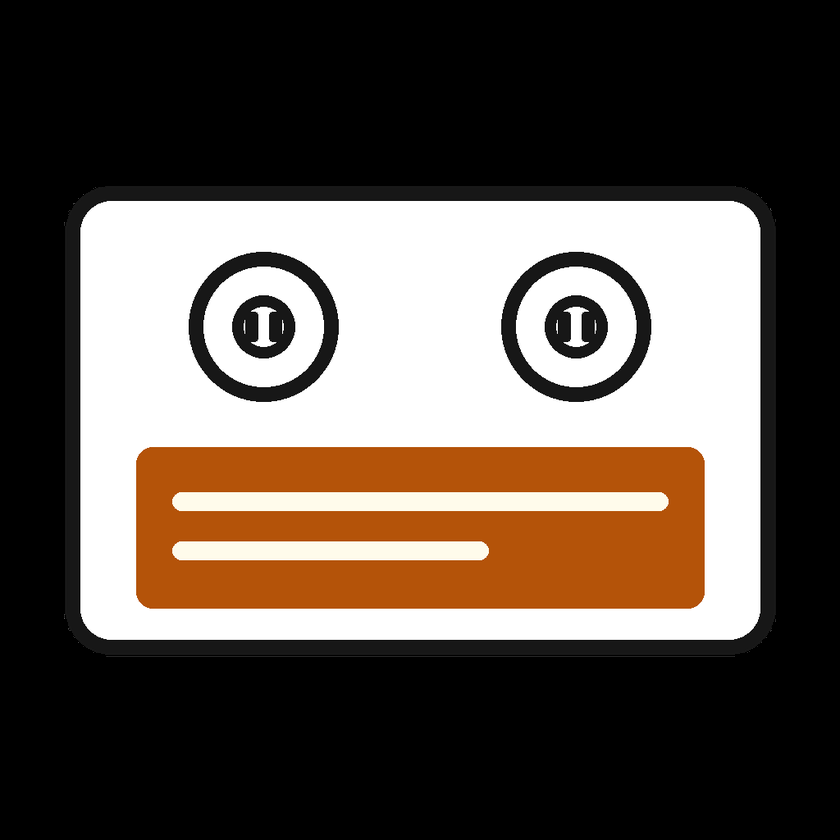
#> input picture src/assets/cassette-fallback.png, 840 x 840 px, shrunk from 1024 x 1024 before the run
$ python binarize.py ../src/assets/cassette-fallback.png
#> lines starting #> are read from the running program, lines starting #| are printed output that depends on the picture; after the words box and inside, x2 and y2 are one past the last pixel; in counts of white or black regions, pixels touching at a corner belong together
#!/usr/bin/env python3
"""Converte imagens para fundo preto + conteúdo branco puro."""

import argparse
import sys
from pathlib import Path

import cv2
import numpy as np


def binarize(src: Path, dst: Path, threshold: int, invert: bool) -> None:
#> called with threshold = 128, invert = False
    img = cv2.imread(str(src), cv2.IMREAD_GRAYSCALE)
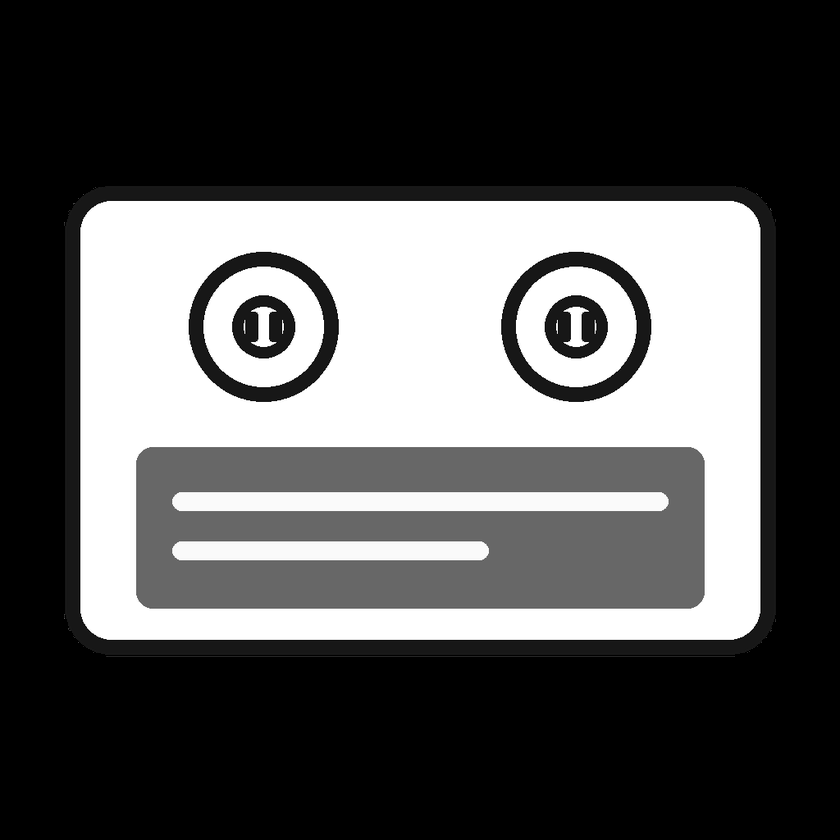
#> img: shape (840, 840); min 0, max 255, mean 86.2
    if img is None:
        print(f"SKIP  {src} (não consegui ler)")
        return

    _, binary = cv2.threshold(img, threshold, 255, cv2.THRESH_BINARY)
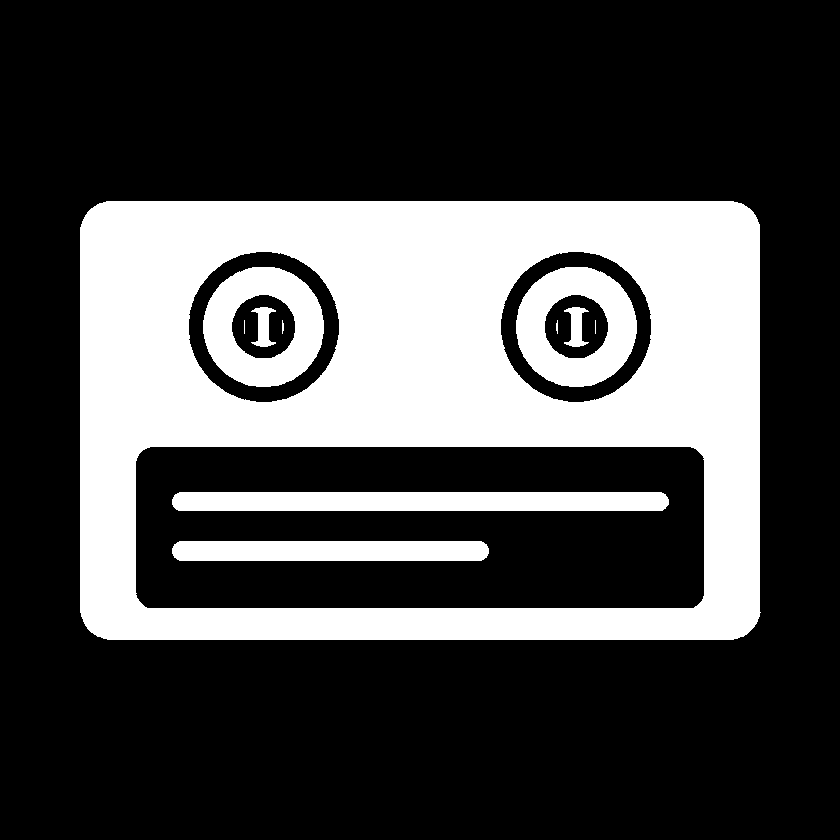
#> binary: shape (840, 840); 29% white; 11 white regions (2 under 20 px), largest, box (x1, y1, x2, y2) and area: (80, 201, 761, 640) 171145, (172, 492, 669, 511) 9363, (203, 267, 324, 387) 8329

    if invert:
        binary = cv2.bitwise_not(binary)

    cv2.imwrite(str(dst), binary)
    print(f"OK    {src.name} -> {dst.name}")


def main() -> None:
    p = argparse.ArgumentParser(description="Binariza imagens: fundo preto, conteúdo branco.")
    p.add_argument("inputs", nargs="+", help="Arquivos ou diretório de input")
    p.add_argument("-o", "--output", default="./binarized", help="Diretório de output (default: ./binarized)")
    p.add_argument("-t", "--threshold", type=int, default=128, help="Threshold 0-255 (default: 128)")
    p.add_argument("--invert", action="store_true", help="Inverte resultado (se o objeto é escuro no original)")
    p.add_argument("--format", default=None, help="Formato de saída (png, jpg). Default: mesmo do input")
    args = p.parse_args()

    out = Path(args.output)
    out.mkdir(parents=True, exist_ok=True)

    files: list[Path] = []
    for inp in args.inputs:
        path = Path(inp)
        if path.is_dir():
            files.extend(sorted(path.glob("*")))
        else:
            files.append(path)

    exts = {".png", ".jpg", ".jpeg", ".webp", ".bmp", ".tiff"}
    files = [f for f in files if f.suffix.lower() in exts]

    if not files:
        print("Nenhuma imagem encontrada.")
        sys.exit(1)

    print(f"{len(files)} imagem(ns), threshold={args.threshold}, invert={args.invert}\n")

    for f in files:
        suffix = f".{args.format}" if args.format else f.suffix
        dst = out / f"{f.stem}{suffix}"
        binarize(f, dst, args.threshold, args.invert)


if __name__ == "__main__":
    main()
